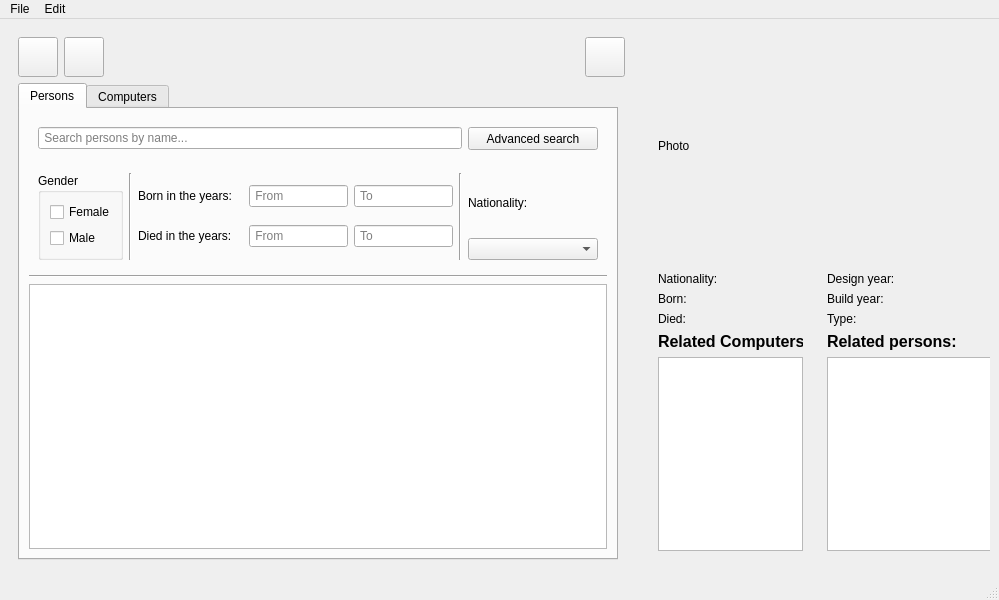
<?xml version="1.0" encoding="UTF-8"?>
<ui version="4.0">
 <class>MainWindow</class>
 <widget class="QMainWindow" name="MainWindow">
  <property name="geometry">
   <rect>
    <x>0</x>
    <y>0</y>
    <width>999</width>
    <height>600</height>
   </rect>
  </property>
  <property name="minimumSize">
   <size>
    <width>960</width>
    <height>600</height>
   </size>
  </property>
  <property name="windowTitle">
   <string>MainWindow</string>
  </property>
  <property name="windowIcon">
   <iconset>
    <normaloff>database/addcomp.png</normaloff>database/addcomp.png</iconset>
  </property>
  <widget class="QWidget" name="centralwidget">
   <layout class="QGridLayout" name="gridLayout_4">
    <item row="1" column="0">
     <layout class="QHBoxLayout" name="horizLayoutForEverything">
      <item>
       <widget class="QFrame" name="tabsAndToolbar">
        <property name="minimumSize">
         <size>
          <width>600</width>
          <height>0</height>
         </size>
        </property>
        <property name="maximumSize">
         <size>
          <width>800</width>
          <height>16777215</height>
         </size>
        </property>
        <layout class="QVBoxLayout" name="horizForTabsAndToolbar">
         <item>
          <layout class="QHBoxLayout" name="horizLayout_toolbar">
           <item>
            <widget class="QPushButton" name="button_addPerson">
             <property name="minimumSize">
              <size>
               <width>40</width>
               <height>40</height>
              </size>
             </property>
             <property name="maximumSize">
              <size>
               <width>70</width>
               <height>70</height>
              </size>
             </property>
             <property name="toolTip">
              <string>Add person</string>
             </property>
             <property name="toolTipDuration">
              <number>0</number>
             </property>
             <property name="text">
              <string/>
             </property>
             <property name="icon">
              <iconset resource="resources.qrc">
               <normaloff>:/icons/images/adduser.png</normaloff>:/icons/images/adduser.png</iconset>
             </property>
            </widget>
           </item>
           <item>
            <widget class="QPushButton" name="button_addcomp">
             <property name="minimumSize">
              <size>
               <width>40</width>
               <height>40</height>
              </size>
             </property>
             <property name="maximumSize">
              <size>
               <width>70</width>
               <height>70</height>
              </size>
             </property>
             <property name="toolTip">
              <string>Add computer</string>
             </property>
             <property name="toolTipDuration">
              <number>0</number>
             </property>
             <property name="text">
              <string/>
             </property>
             <property name="icon">
              <iconset resource="resources.qrc">
               <normaloff>:/icons/images/addcomp.png</normaloff>:/icons/images/addcomp.png</iconset>
             </property>
            </widget>
           </item>
           <item>
            <spacer name="horizontalSpacer">
             <property name="orientation">
              <enum>Qt::Horizontal</enum>
             </property>
             <property name="sizeHint" stdset="0">
              <size>
               <width>40</width>
               <height>20</height>
              </size>
             </property>
            </spacer>
           </item>
           <item>
            <widget class="QPushButton" name="pushButton_editSelectedEntry">
             <property name="minimumSize">
              <size>
               <width>40</width>
               <height>40</height>
              </size>
             </property>
             <property name="maximumSize">
              <size>
               <width>70</width>
               <height>70</height>
              </size>
             </property>
             <property name="toolTip">
              <string>Edit selected</string>
             </property>
             <property name="toolTipDuration">
              <number>0</number>
             </property>
             <property name="text">
              <string/>
             </property>
             <property name="icon">
              <iconset resource="resources.qrc">
               <normaloff>:/icons/images/editIcon.png</normaloff>:/icons/images/editIcon.png</iconset>
             </property>
            </widget>
           </item>
          </layout>
         </item>
         <item>
          <widget class="QTabWidget" name="tabsWidget_personComputer">
           <property name="sizePolicy">
            <sizepolicy hsizetype="Expanding" vsizetype="Expanding">
             <horstretch>0</horstretch>
             <verstretch>0</verstretch>
            </sizepolicy>
           </property>
           <property name="minimumSize">
            <size>
             <width>430</width>
             <height>0</height>
            </size>
           </property>
           <property name="maximumSize">
            <size>
             <width>600</width>
             <height>16777215</height>
            </size>
           </property>
           <property name="currentIndex">
            <number>0</number>
           </property>
           <widget class="QWidget" name="tab_Persons">
            <attribute name="title">
             <string>Persons</string>
            </attribute>
            <layout class="QVBoxLayout" name="verticalLayout_4">
             <item>
              <widget class="QFrame" name="horizontalFrame">
               <property name="maximumSize">
                <size>
                 <width>16777215</width>
                 <height>40</height>
                </size>
               </property>
               <layout class="QHBoxLayout" name="horizontalLayout">
                <item>
                 <widget class="QLineEdit" name="input_searchPerson">
                  <property name="styleSheet">
                   <string notr="true"/>
                  </property>
                  <property name="placeholderText">
                   <string> Search persons by name...</string>
                  </property>
                 </widget>
                </item>
                <item>
                 <widget class="QPushButton" name="button_advSearchPerson">
                  <property name="sizePolicy">
                   <sizepolicy hsizetype="Expanding" vsizetype="Expanding">
                    <horstretch>0</horstretch>
                    <verstretch>0</verstretch>
                   </sizepolicy>
                  </property>
                  <property name="minimumSize">
                   <size>
                    <width>130</width>
                    <height>23</height>
                   </size>
                  </property>
                  <property name="maximumSize">
                   <size>
                    <width>130</width>
                    <height>16777215</height>
                   </size>
                  </property>
                  <property name="text">
                   <string>Advanced search</string>
                  </property>
                 </widget>
                </item>
               </layout>
              </widget>
             </item>
             <item>
              <widget class="QWidget" name="widget_advancedSearchPerson" native="true">
               <property name="maximumSize">
                <size>
                 <width>16777215</width>
                 <height>110</height>
                </size>
               </property>
               <layout class="QGridLayout" name="gridLayout_3">
                <item row="0" column="0">
                 <widget class="QGroupBox" name="groupBox_gender">
                  <property name="enabled">
                   <bool>true</bool>
                  </property>
                  <property name="minimumSize">
                   <size>
                    <width>85</width>
                    <height>0</height>
                   </size>
                  </property>
                  <property name="title">
                   <string>Gender</string>
                  </property>
                  <layout class="QVBoxLayout" name="verticalLayout">
                   <item>
                    <widget class="QCheckBox" name="checkBox_searchFemale">
                     <property name="text">
                      <string>Female</string>
                     </property>
                    </widget>
                   </item>
                   <item>
                    <widget class="QCheckBox" name="checkBox_searchMale">
                     <property name="text">
                      <string>Male</string>
                     </property>
                    </widget>
                   </item>
                  </layout>
                 </widget>
                </item>
                <item row="0" column="3">
                 <widget class="Line" name="line_2">
                  <property name="orientation">
                   <enum>Qt::Vertical</enum>
                  </property>
                 </widget>
                </item>
                <item row="0" column="1">
                 <widget class="Line" name="line">
                  <property name="orientation">
                   <enum>Qt::Vertical</enum>
                  </property>
                 </widget>
                </item>
                <item row="0" column="4">
                 <layout class="QVBoxLayout" name="verticalLayout_2">
                  <item>
                   <widget class="QLabel" name="label_nat">
                    <property name="text">
                     <string>Nationality:</string>
                    </property>
                   </widget>
                  </item>
                  <item>
                   <widget class="QComboBox" name="input_searchNat">
                    <property name="enabled">
                     <bool>true</bool>
                    </property>
                    <property name="minimumSize">
                     <size>
                      <width>130</width>
                      <height>0</height>
                     </size>
                    </property>
                    <property name="maximumSize">
                     <size>
                      <width>200</width>
                      <height>16777215</height>
                     </size>
                    </property>
                    <property name="styleSheet">
                     <string notr="true"/>
                    </property>
                   </widget>
                  </item>
                 </layout>
                </item>
                <item row="0" column="2">
                 <layout class="QGridLayout" name="gridLayout_2">
                  <item row="0" column="2">
                   <widget class="QLineEdit" name="input_searchBornTo">
                    <property name="enabled">
                     <bool>true</bool>
                    </property>
                    <property name="minimumSize">
                     <size>
                      <width>50</width>
                      <height>0</height>
                     </size>
                    </property>
                    <property name="placeholderText">
                     <string> To</string>
                    </property>
                   </widget>
                  </item>
                  <item row="1" column="1">
                   <widget class="QLineEdit" name="input_searchDiedFrom">
                    <property name="enabled">
                     <bool>true</bool>
                    </property>
                    <property name="minimumSize">
                     <size>
                      <width>50</width>
                      <height>0</height>
                     </size>
                    </property>
                    <property name="placeholderText">
                     <string> From</string>
                    </property>
                   </widget>
                  </item>
                  <item row="1" column="2">
                   <widget class="QLineEdit" name="input_searchDiedTo">
                    <property name="enabled">
                     <bool>true</bool>
                    </property>
                    <property name="minimumSize">
                     <size>
                      <width>50</width>
                      <height>0</height>
                     </size>
                    </property>
                    <property name="placeholderText">
                     <string> To</string>
                    </property>
                   </widget>
                  </item>
                  <item row="1" column="0">
                   <widget class="QLabel" name="label_diedSearch">
                    <property name="minimumSize">
                     <size>
                      <width>105</width>
                      <height>0</height>
                     </size>
                    </property>
                    <property name="maximumSize">
                     <size>
                      <width>105</width>
                      <height>16777215</height>
                     </size>
                    </property>
                    <property name="text">
                     <string>Died in the years:</string>
                    </property>
                   </widget>
                  </item>
                  <item row="0" column="1">
                   <widget class="QLineEdit" name="input_searchBornFrom">
                    <property name="enabled">
                     <bool>true</bool>
                    </property>
                    <property name="minimumSize">
                     <size>
                      <width>50</width>
                      <height>0</height>
                     </size>
                    </property>
                    <property name="placeholderText">
                     <string> From</string>
                    </property>
                   </widget>
                  </item>
                  <item row="0" column="0">
                   <widget class="QLabel" name="label_bornSearch">
                    <property name="minimumSize">
                     <size>
                      <width>105</width>
                      <height>0</height>
                     </size>
                    </property>
                    <property name="maximumSize">
                     <size>
                      <width>105</width>
                      <height>16777215</height>
                     </size>
                    </property>
                    <property name="text">
                     <string>Born in the years:</string>
                    </property>
                   </widget>
                  </item>
                 </layout>
                </item>
               </layout>
              </widget>
             </item>
             <item>
              <widget class="Line" name="line_3">
               <property name="orientation">
                <enum>Qt::Horizontal</enum>
               </property>
              </widget>
             </item>
             <item>
              <widget class="QTableView" name="table_Person">
               <property name="sizePolicy">
                <sizepolicy hsizetype="Expanding" vsizetype="Expanding">
                 <horstretch>0</horstretch>
                 <verstretch>0</verstretch>
                </sizepolicy>
               </property>
               <property name="contextMenuPolicy">
                <enum>Qt::CustomContextMenu</enum>
               </property>
               <property name="styleSheet">
                <string notr="true"/>
               </property>
               <property name="editTriggers">
                <set>QAbstractItemView::NoEditTriggers</set>
               </property>
               <property name="sortingEnabled">
                <bool>true</bool>
               </property>
               <attribute name="horizontalHeaderHighlightSections">
                <bool>false</bool>
               </attribute>
               <attribute name="verticalHeaderHighlightSections">
                <bool>false</bool>
               </attribute>
              </widget>
             </item>
            </layout>
           </widget>
           <widget class="QWidget" name="tab_computers">
            <attribute name="title">
             <string>Computers</string>
            </attribute>
            <layout class="QVBoxLayout" name="verticalLayout_7">
             <item>
              <layout class="QHBoxLayout" name="horizontalLayout_2">
               <property name="leftMargin">
                <number>9</number>
               </property>
               <property name="topMargin">
                <number>9</number>
               </property>
               <property name="rightMargin">
                <number>9</number>
               </property>
               <property name="bottomMargin">
                <number>9</number>
               </property>
               <item>
                <widget class="QLineEdit" name="searchInput_Comp">
                 <property name="styleSheet">
                  <string notr="true"/>
                 </property>
                 <property name="placeholderText">
                  <string> Search computers by name...</string>
                 </property>
                </widget>
               </item>
               <item>
                <widget class="QPushButton" name="button_advSearchComp">
                 <property name="enabled">
                  <bool>true</bool>
                 </property>
                 <property name="minimumSize">
                  <size>
                   <width>130</width>
                   <height>23</height>
                  </size>
                 </property>
                 <property name="toolTip">
                  <string/>
                 </property>
                 <property name="text">
                  <string>Advanced search</string>
                 </property>
                </widget>
               </item>
              </layout>
             </item>
             <item>
              <widget class="QWidget" name="widget_advancedSearchComp" native="true">
               <layout class="QHBoxLayout" name="horizontalLayout_3">
                <item>
                 <layout class="QGridLayout" name="gridLayout_5">
                  <item row="1" column="0">
                   <widget class="QLabel" name="label_diedSearch_2">
                    <property name="text">
                     <string>Built in the years:</string>
                    </property>
                   </widget>
                  </item>
                  <item row="1" column="2">
                   <widget class="QLineEdit" name="input_searchBuildYearTo">
                    <property name="enabled">
                     <bool>true</bool>
                    </property>
                    <property name="placeholderText">
                     <string> To</string>
                    </property>
                   </widget>
                  </item>
                  <item row="0" column="2">
                   <widget class="QLineEdit" name="input_searchDesignYearTo">
                    <property name="enabled">
                     <bool>true</bool>
                    </property>
                    <property name="placeholderText">
                     <string> To</string>
                    </property>
                   </widget>
                  </item>
                  <item row="1" column="1">
                   <widget class="QLineEdit" name="input_searchBuildYearFrom">
                    <property name="enabled">
                     <bool>true</bool>
                    </property>
                    <property name="placeholderText">
                     <string> From</string>
                    </property>
                   </widget>
                  </item>
                  <item row="0" column="1">
                   <widget class="QLineEdit" name="input_searchDesignYearFrom">
                    <property name="enabled">
                     <bool>true</bool>
                    </property>
                    <property name="placeholderText">
                     <string> From</string>
                    </property>
                   </widget>
                  </item>
                  <item row="0" column="0">
                   <widget class="QLabel" name="label_bornSearch_2">
                    <property name="text">
                     <string>Designed in the years:</string>
                    </property>
                   </widget>
                  </item>
                 </layout>
                </item>
                <item>
                 <widget class="Line" name="line_5">
                  <property name="orientation">
                   <enum>Qt::Vertical</enum>
                  </property>
                 </widget>
                </item>
                <item>
                 <layout class="QVBoxLayout" name="verticalLayout_8">
                  <item>
                   <widget class="QLabel" name="label_nat_3">
                    <property name="text">
                     <string>Computer type:</string>
                    </property>
                   </widget>
                  </item>
                  <item>
                   <widget class="QComboBox" name="input_searchCompType">
                    <property name="enabled">
                     <bool>true</bool>
                    </property>
                    <property name="minimumSize">
                     <size>
                      <width>125</width>
                      <height>0</height>
                     </size>
                    </property>
                    <property name="styleSheet">
                     <string notr="true"/>
                    </property>
                   </widget>
                  </item>
                 </layout>
                </item>
               </layout>
              </widget>
             </item>
             <item>
              <widget class="Line" name="line_4">
               <property name="orientation">
                <enum>Qt::Horizontal</enum>
               </property>
              </widget>
             </item>
             <item>
              <widget class="QTableView" name="table_Comp">
               <property name="contextMenuPolicy">
                <enum>Qt::CustomContextMenu</enum>
               </property>
               <property name="autoFillBackground">
                <bool>true</bool>
               </property>
               <property name="styleSheet">
                <string notr="true"/>
               </property>
               <property name="editTriggers">
                <set>QAbstractItemView::NoEditTriggers</set>
               </property>
               <property name="sortingEnabled">
                <bool>true</bool>
               </property>
               <attribute name="horizontalHeaderHighlightSections">
                <bool>false</bool>
               </attribute>
               <attribute name="verticalHeaderHighlightSections">
                <bool>false</bool>
               </attribute>
              </widget>
             </item>
            </layout>
           </widget>
          </widget>
         </item>
        </layout>
       </widget>
      </item>
      <item>
       <widget class="QFrame" name="compPersonInfo">
        <property name="minimumSize">
         <size>
          <width>350</width>
          <height>0</height>
         </size>
        </property>
        <property name="maximumSize">
         <size>
          <width>350</width>
          <height>16777215</height>
         </size>
        </property>
        <layout class="QHBoxLayout" name="horizForCompPersInfo">
         <item>
          <widget class="QWidget" name="personInfoWidget" native="true">
           <layout class="QVBoxLayout" name="personInfo">
            <item>
             <widget class="QLabel" name="label_pic_pi">
              <property name="sizePolicy">
               <sizepolicy hsizetype="Preferred" vsizetype="Preferred">
                <horstretch>0</horstretch>
                <verstretch>1</verstretch>
               </sizepolicy>
              </property>
              <property name="minimumSize">
               <size>
                <width>0</width>
                <height>200</height>
               </size>
              </property>
              <property name="maximumSize">
               <size>
                <width>16777215</width>
                <height>200</height>
               </size>
              </property>
              <property name="text">
               <string>Photo</string>
              </property>
             </widget>
            </item>
            <item>
             <widget class="QLabel" name="label_name_pi">
              <property name="maximumSize">
               <size>
                <width>16777215</width>
                <height>30</height>
               </size>
              </property>
              <property name="text">
               <string/>
              </property>
             </widget>
            </item>
            <item>
             <layout class="QGridLayout" name="persInfNatBYDY">
              <item row="2" column="1">
               <widget class="QLabel" name="label_deathage_pi">
                <property name="text">
                 <string/>
                </property>
               </widget>
              </item>
              <item row="2" column="0">
               <widget class="QLabel" name="DeathAgePersonInfo">
                <property name="text">
                 <string>Died:</string>
                </property>
               </widget>
              </item>
              <item row="1" column="1">
               <widget class="QLabel" name="label_born_pi">
                <property name="text">
                 <string/>
                </property>
               </widget>
              </item>
              <item row="1" column="0">
               <widget class="QLabel" name="bornPersonInfo">
                <property name="text">
                 <string>Born: </string>
                </property>
               </widget>
              </item>
              <item row="0" column="0">
               <widget class="QLabel" name="nationalitypersonInfo">
                <property name="text">
                 <string>Nationality:</string>
                </property>
               </widget>
              </item>
              <item row="0" column="1">
               <widget class="QLabel" name="label_nation_pi">
                <property name="text">
                 <string/>
                </property>
               </widget>
              </item>
             </layout>
            </item>
            <item>
             <widget class="QLabel" name="label_relatedcomp_pi">
              <property name="text">
               <string>&lt;html&gt;&lt;head/&gt;&lt;body&gt;&lt;p&gt;&lt;span style=&quot; font-size:12pt; font-weight:600;&quot;&gt;Related Computers:&lt;/span&gt;&lt;/p&gt;&lt;/body&gt;&lt;/html&gt;</string>
              </property>
             </widget>
            </item>
            <item>
             <widget class="QTextBrowser" name="textBrowser_relatedComp_pi">
              <property name="minimumSize">
               <size>
                <width>0</width>
                <height>150</height>
               </size>
              </property>
              <property name="maximumSize">
               <size>
                <width>16777215</width>
                <height>200</height>
               </size>
              </property>
             </widget>
            </item>
           </layout>
          </widget>
         </item>
         <item>
          <widget class="QWidget" name="computerInfo" native="true">
           <property name="minimumSize">
            <size>
             <width>200</width>
             <height>0</height>
            </size>
           </property>
           <layout class="QVBoxLayout" name="verticalLayout_6">
            <item>
             <widget class="QLabel" name="label_pic_ci">
              <property name="minimumSize">
               <size>
                <width>0</width>
                <height>200</height>
               </size>
              </property>
              <property name="maximumSize">
               <size>
                <width>16777215</width>
                <height>200</height>
               </size>
              </property>
              <property name="text">
               <string/>
              </property>
             </widget>
            </item>
            <item>
             <widget class="QLabel" name="label_name_ci">
              <property name="maximumSize">
               <size>
                <width>16777215</width>
                <height>30</height>
               </size>
              </property>
              <property name="text">
               <string/>
              </property>
             </widget>
            </item>
            <item>
             <layout class="QGridLayout" name="computerInfoBoard">
              <item row="3" column="0">
               <widget class="QLabel" name="TypeComputerInfo">
                <property name="text">
                 <string>Type: </string>
                </property>
               </widget>
              </item>
              <item row="2" column="0">
               <widget class="QLabel" name="BuildYearComputerInfo">
                <property name="text">
                 <string>Build year: </string>
                </property>
               </widget>
              </item>
              <item row="1" column="0">
               <widget class="QLabel" name="DesignYearComputerInfo">
                <property name="text">
                 <string>Design year: </string>
                </property>
               </widget>
              </item>
              <item row="3" column="1">
               <widget class="QLabel" name="label_type_ci">
                <property name="text">
                 <string/>
                </property>
               </widget>
              </item>
              <item row="1" column="1">
               <widget class="QLabel" name="label_dy_ci">
                <property name="text">
                 <string/>
                </property>
               </widget>
              </item>
              <item row="2" column="1">
               <widget class="QLabel" name="label_by_ci">
                <property name="text">
                 <string/>
                </property>
               </widget>
              </item>
             </layout>
            </item>
            <item>
             <widget class="QLabel" name="label">
              <property name="text">
               <string>&lt;html&gt;&lt;head/&gt;&lt;body&gt;&lt;p&gt;&lt;span style=&quot; font-size:12pt; font-weight:600;&quot;&gt;Related persons:&lt;/span&gt;&lt;/p&gt;&lt;/body&gt;&lt;/html&gt;</string>
              </property>
             </widget>
            </item>
            <item>
             <widget class="QTextBrowser" name="textBrowser_relatedPersons_ci">
              <property name="minimumSize">
               <size>
                <width>0</width>
                <height>150</height>
               </size>
              </property>
              <property name="maximumSize">
               <size>
                <width>16777215</width>
                <height>200</height>
               </size>
              </property>
             </widget>
            </item>
           </layout>
          </widget>
         </item>
        </layout>
       </widget>
      </item>
     </layout>
    </item>
   </layout>
  </widget>
  <widget class="QMenuBar" name="menubar">
   <property name="geometry">
    <rect>
     <x>0</x>
     <y>0</y>
     <width>999</width>
     <height>21</height>
    </rect>
   </property>
   <widget class="QMenu" name="menuComputer_History">
    <property name="title">
     <string>File</string>
    </property>
    <addaction name="actionAdd_new_person"/>
    <addaction name="actionAdd_new_computer"/>
    <addaction name="actionAdd_new_relation"/>
    <addaction name="actionSave_Changes"/>
   </widget>
   <widget class="QMenu" name="menuEdit">
    <property name="title">
     <string>Edit</string>
    </property>
    <widget class="QMenu" name="menuDelete_all_2">
     <property name="title">
      <string>Delete all</string>
     </property>
     <addaction name="actionPersons_2"/>
     <addaction name="actionComputers_2"/>
     <addaction name="actionRelations"/>
    </widget>
    <addaction name="actionEdit_person"/>
    <addaction name="actionEdit_Computer"/>
    <addaction name="actionDelete"/>
    <addaction name="menuDelete_all_2"/>
   </widget>
   <addaction name="menuComputer_History"/>
   <addaction name="menuEdit"/>
  </widget>
  <widget class="QStatusBar" name="statusbar"/>
  <action name="actionAdd_new_person">
   <property name="text">
    <string>Add new person</string>
   </property>
  </action>
  <action name="actionAdd_new_computer">
   <property name="text">
    <string>Add new computer</string>
   </property>
  </action>
  <action name="actionEdit_person">
   <property name="text">
    <string>Edit person</string>
   </property>
  </action>
  <action name="actionEdit_Computer">
   <property name="text">
    <string>Edit Computer</string>
   </property>
  </action>
  <action name="actionSave_Changes">
   <property name="text">
    <string>Save Changes</string>
   </property>
  </action>
  <action name="actionDelete">
   <property name="text">
    <string>Delete</string>
   </property>
  </action>
  <action name="actionPersons_2">
   <property name="text">
    <string>Persons</string>
   </property>
  </action>
  <action name="actionComputers_2">
   <property name="text">
    <string>Computers</string>
   </property>
  </action>
  <action name="actionRelations">
   <property name="text">
    <string>Relations</string>
   </property>
  </action>
  <action name="actionAdd_new_relation">
   <property name="text">
    <string>Add new relation</string>
   </property>
  </action>
 </widget>
 <resources>
  <include location="resources.qrc"/>
 </resources>
 <connections/>
</ui>
